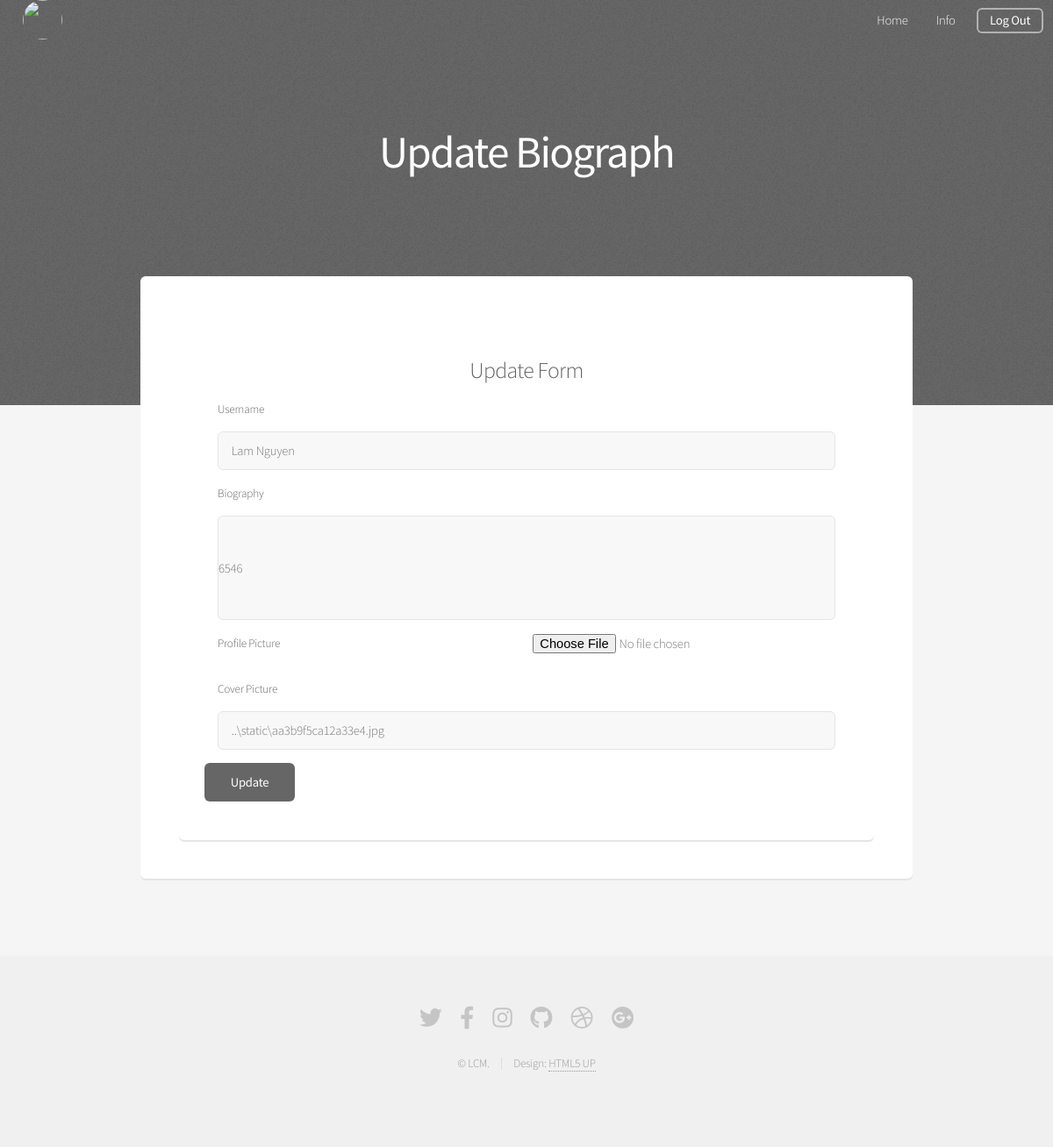
Page /account/update (signed in) on the committed database.
### blog/model.py (models this page shows, shortened)
class User(db.Model, UserMixin):
    id = db.Column(db.Integer, primary_key=True)
    email = db.Column(db.String(100), unique=True, nullable=False)
    username = db.Column(db.String(100), nullable=False)
    password = db.Column(db.String(100), nullable=False)
    bio = db.Column(db.String(250), default=None)
    avatar = db.Column(db.String(20), default="..\static\default_avatar.png")
    image_cover = db.Column(db.String(20), default="..\static\default_image_cover.jpg")
    rank_id = db.Column(db.Integer, default=2) # except admin, rank_id=1
    user_rela = db.relationship('State', backref=db.backref('user', lazy=True))

### blog/route.py (the view, shortened to what this page needs)
@app.route('/account/update', methods=['GET', 'POST'])
@login_required
def update_account():
    form = UpdateAccountForm(
        username=current_user.username,
        bio=current_user.bio,
        avatar=current_user.avatar,
        image_cover=current_user.image_cover
    )
    return render_template('update_account.html', form=form)

### blog/form.py (shortened to what this page needs)
class UpdateAccountForm(FlaskForm):
    username = StringField('Username', validators=[DataRequired(), Length(min=2, max=20)])
    bio = StringField('Biography')
    avatar = FileField('Profile Picture', validators=[FileAllowed(['jpg', 'png', 'jpeg'])])
    image_cover = StringField('Cover Picture')
    submit = SubmitField('Update')

### blog/model.py (called while the page is built)
@login_manager.user_loader
def load_user(user_id):
     return User.query.get(int(user_id))

### blog/templates/update_account.html (shortened to what this page needs)
<!DOCTYPE HTML>
<html>
	<head>
		<link rel="stylesheet" href="../static/assets/css/main.css" />
	</head>
	<body class="landing is-preload">
		<div id="page-wrapper">
            <header id="header" class="alt">
                <nav style="left: 0.75em; right: auto;">
                    <ul>
                        <li>
                            <a><img src="{{ current_user.avatar }}" class="avatar"></a>
                        </li>
                    </ul>
                </nav>
                <nav id="nav">
                    <ul>
                        <li><a href="{{ url_for('home') }}">Home</a></li>
                        <li><a href="{{ url_for('account') }}" class="icon solid">Info</a></li>
                        <li><a href="{{ url_for('logout') }}" class="button">Log Out</a></li>
                    </ul>
                </nav>
            </header>
            <section id="banner" style="background-image: url('../static/assets/css/images/overlay.png'),url('../static/images/banner.png');">
                <h2><b style="color: white;">Update Biograph</b></h2>
            </section>
            <section id="main" class="container">
                <section class="box special">
                    <section class="box">
                        <h3>Update Form</h3>
                        <form method="post" action="#" enctype="multipart/form-data">
                            <div class="row gtr-uniform gtr-50">
                            <div class="col-12 col-12-mobilep">
                                <p>{{ form.username.label }}</p>
                                {{ form.username }}
                            </div>
                            <div class="col-12 col-12-mobilep">
                                <p>{{ form.bio.label }}</p>
                                {{ form.bio }}
                            </div>
                            <div class="col-6 col-6-mobilep">
                                <p>{{ form.avatar.label }}</p>
                            </div>
                            <div class="col-6 col-6-mobilep">
                                <p>{{ form.avatar }}</p>
                            </div>
                            <div class="col-12 col-12-mobilep">
                                <p>{{ form.image_cover.label }}</p>
                                {{ form.image_cover }}
                            </div>
                            <div class="col-12">
                                <ul class="actions">
                                    {{ form.submit }}
                                </ul>
                            </div>
                            </div>
                        </form>
                    </section>
                </section>
            </section>
            <footer id="footer">
                <ul class="icons">
                    <li><a href="#" class="icon brands fa-twitter"><span class="label">Twitter</span></a></li>
                    <li><a href="#" class="icon brands fa-facebook-f"><span class="label">Facebook</span></a></li>
                    <li><a href="#" class="icon brands fa-instagram"><span class="label">Instagram</span></a></li>
                    <li><a href="#" class="icon brands fa-github"><span class="label">Github</span></a></li>
                    <li><a href="#" class="icon brands fa-dribbble"><span class="label">Dribbble</span></a></li>
                    <li><a href="#" class="icon brands fa-google-plus"><span class="label">Google+</span></a></li>
                </ul>
                <ul class="copyright">
                    <li>&copy; LCM.</li><li>Design: <a href="http://html5up.net">HTML5 UP</a></li>
                </ul>
            </footer>
		</div>
	</body>
</html>

### rows in the picture
User: username "Lam Nguyen", bio "6546", image_cover "..\\static\\aa3b9f5ca12a33e4.jpg"
